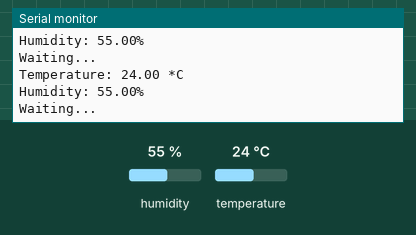
This sketch was run on a simulated ESP8266 (NodeMCU). Shown: the last lines printed to the serial monitor. The test bench sets the inputs (shaded band); at power-on: humidity 55 %, temperature 24 °C.

Above: at 5.3 s.
5.4 s: humidity set to 22 %
At 7.9 s:
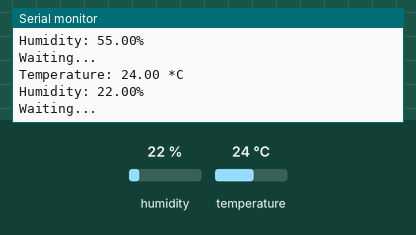
9.0 s: temperature set to 12 °C
At 9.9 s:
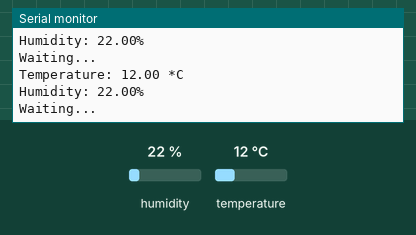
12.6 s: humidity set to 40 %
At 15.3 s:
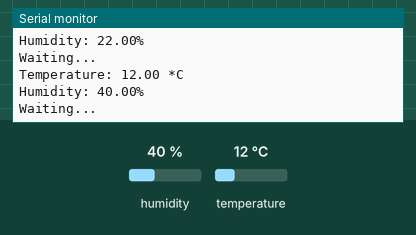
Timing chart, 0 to 16.8 s (numbered marks = the images above; inputs shaded):
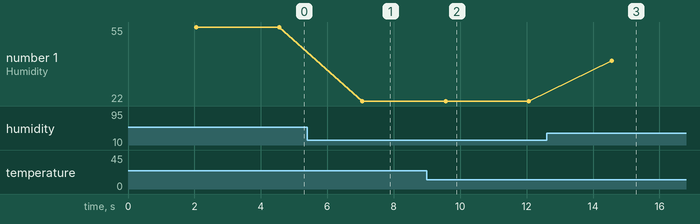

The sketch:

DHT11_NODEMCU.ino
```cpp
// (licence header left out)
// Depends on the following Arduino libraries:
// - Adafruit Unified Sensor Library: https://github.com/adafruit/Adafruit_Sensor
// - DHT Sensor Library: https://github.com/adafruit/DHT-sensor-library

#include <Adafruit_Sensor.h>
#include <DHT.h>
#include <DHT_U.h>
#include <ESP8266WiFi.h>
#define DHTPIN            5        // Pin which is connected to the DHT sensor.

// Uncomment the type of sensor in use:
//#define DHTTYPE           DHT11     // DHT 11
#define DHTTYPE           DHT22     // DHT 22 (AM2302)
//#define DHTTYPE           DHT21     // DHT 21 (AM2301)

// See guide for details on sensor wiring and usage:
//   https://learn.adafruit.com/dht/overview

DHT_Unified dht(DHTPIN, DHTTYPE);

uint32_t delayMS;
int logNum = 0;  //log file counter
float tempC, tempF , humidity; // sensor values

void setup() {
  Serial.begin(115200);
  // WIFI Connection
  delay(10);


  // Initialize device.


  dht.begin();
  Serial.println("DHTxx Unified Sensor Example");
  // Print temperature sensor details.
  sensor_t sensor;
  dht.temperature().getSensor(&sensor);
  Serial.println("------------------------------------");
  Serial.println("Temperature");
  Serial.print  ("Sensor:       "); Serial.println(sensor.name);
  Serial.print  ("Driver Ver:   "); Serial.println(sensor.version);
  Serial.print  ("Unique ID:    "); Serial.println(sensor.sensor_id);
  Serial.print  ("Max Value:    "); Serial.print(sensor.max_value); Serial.println(" *C");
  Serial.print  ("Min Value:    "); Serial.print(sensor.min_value); Serial.println(" *C");
  Serial.print  ("Resolution:   "); Serial.print(sensor.resolution); Serial.println(" *C");
  Serial.println("------------------------------------");
  // Print humidity sensor details.
  dht.humidity().getSensor(&sensor);
  Serial.println("------------------------------------");
  Serial.println("Humidity");
  Serial.print  ("Sensor:       "); Serial.println(sensor.name);
  Serial.print  ("Driver Ver:   "); Serial.println(sensor.version);
  Serial.print  ("Unique ID:    "); Serial.println(sensor.sensor_id);
  Serial.print  ("Max Value:    "); Serial.print(sensor.max_value); Serial.println("%");
  Serial.print  ("Min Value:    "); Serial.print(sensor.min_value); Serial.println("%");
  Serial.print  ("Resolution:   "); Serial.print(sensor.resolution); Serial.println("%");
  Serial.println("------------------------------------");
  // Set delay between sensor readings based on sensor details.
  delayMS = sensor.min_delay / 1000;
    tempC = 0;
  tempF = 0;
  humidity = 0;

}

void loop() {
  String logfile;


  // Delay between measurements.
  delay(delayMS);
  // Get temperature event and print its value.
  sensors_event_t event;
  dht.temperature().getEvent(&event);
  if (isnan(event.temperature)) {
    Serial.println("Error reading temperature!");
  }
  else {
    Serial.print("Temperature: ");
    Serial.print(event.temperature);
    tempC = event.temperature;
    Serial.println(" *C");
  }
  // Get humidity event and print its value.
  dht.humidity().getEvent(&event);
  if (isnan(event.relative_humidity)) {
    Serial.println("Error reading humidity!");
  }
  else {
    Serial.print("Humidity: ");
    Serial.print(event.relative_humidity);
    Serial.println("%");
    humidity = event.relative_humidity;
  }

    Serial.println("Waiting...");
    delay(500);  // Some delay
  }
```

Measured:
- after the input at 5.4 s, the serial monitor: prints a new line after 1.7 s (image 1)
- after the input at 9.0 s, the serial monitor: prints a new line after 0.56 s (image 2)
- after the input at 12.6 s, the serial monitor: prints a new line after 2.0 s (image 3)
- plotted number 1: 55 → 22 after the input at 5.4 s, 22 → 40 after the input at 12.6 s
